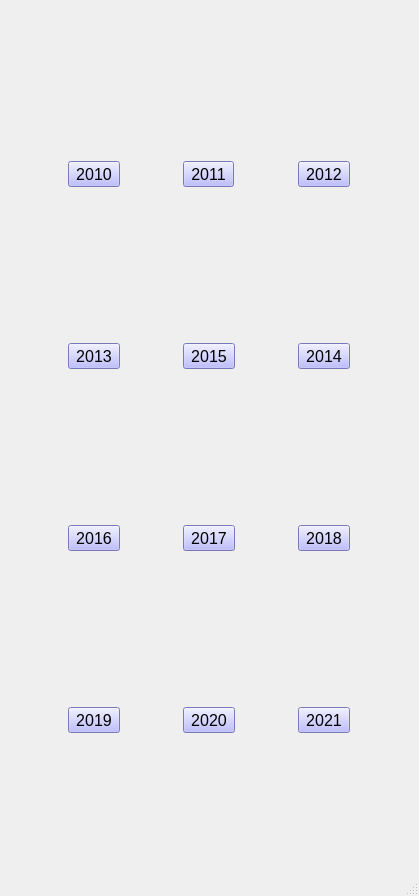
<?xml version="1.0" encoding="UTF-8"?>
<ui version="4.0">
 <class>questionYearDialog</class>
 <widget class="QDialog" name="questionYearDialog">
  <property name="windowModality">
   <enum>Qt::ApplicationModal</enum>
  </property>
  <property name="geometry">
   <rect>
    <x>0</x>
    <y>0</y>
    <width>419</width>
    <height>896</height>
   </rect>
  </property>
  <property name="font">
   <font>
    <pointsize>12</pointsize>
   </font>
  </property>
  <property name="windowTitle">
   <string>Dialog</string>
  </property>
  <property name="styleSheet">
   <string notr="true">#questionYearDialog{border-image: url(:/r4.jpg);}
</string>
  </property>
  <property name="sizeGripEnabled">
   <bool>true</bool>
  </property>
  <property name="modal">
   <bool>true</bool>
  </property>
  <layout class="QGridLayout" name="gridLayout">
   <item row="1" column="2">
    <widget class="QToolButton" name="btn2014">
     <property name="font">
      <font>
       <pointsize>12</pointsize>
      </font>
     </property>
     <property name="styleSheet">
      <string notr="true">background-color: rgb(170, 170, 255);</string>
     </property>
     <property name="text">
      <string>2014</string>
     </property>
    </widget>
   </item>
   <item row="2" column="0">
    <widget class="QToolButton" name="btn2016">
     <property name="font">
      <font>
       <pointsize>12</pointsize>
      </font>
     </property>
     <property name="styleSheet">
      <string notr="true">background-color: rgb(170, 170, 255);</string>
     </property>
     <property name="text">
      <string>2016</string>
     </property>
    </widget>
   </item>
   <item row="2" column="2">
    <widget class="QToolButton" name="btn2018">
     <property name="font">
      <font>
       <pointsize>12</pointsize>
      </font>
     </property>
     <property name="styleSheet">
      <string notr="true">background-color: rgb(170, 170, 255);</string>
     </property>
     <property name="text">
      <string>2018</string>
     </property>
    </widget>
   </item>
   <item row="3" column="1">
    <widget class="QToolButton" name="btn2020">
     <property name="font">
      <font>
       <pointsize>12</pointsize>
      </font>
     </property>
     <property name="styleSheet">
      <string notr="true">background-color: rgb(170, 170, 255);</string>
     </property>
     <property name="text">
      <string>2020</string>
     </property>
    </widget>
   </item>
   <item row="0" column="1">
    <widget class="QToolButton" name="btn2011">
     <property name="font">
      <font>
       <pointsize>12</pointsize>
      </font>
     </property>
     <property name="styleSheet">
      <string notr="true">background-color: rgb(170, 170, 255);</string>
     </property>
     <property name="text">
      <string>2011</string>
     </property>
    </widget>
   </item>
   <item row="0" column="2">
    <widget class="QToolButton" name="btn2012">
     <property name="font">
      <font>
       <pointsize>12</pointsize>
      </font>
     </property>
     <property name="styleSheet">
      <string notr="true">background-color: rgb(170, 170, 255);</string>
     </property>
     <property name="text">
      <string>2012</string>
     </property>
    </widget>
   </item>
   <item row="3" column="2">
    <widget class="QToolButton" name="btn2021">
     <property name="font">
      <font>
       <pointsize>12</pointsize>
      </font>
     </property>
     <property name="styleSheet">
      <string notr="true">background-color: rgb(170, 170, 255);</string>
     </property>
     <property name="text">
      <string>2021</string>
     </property>
    </widget>
   </item>
   <item row="0" column="0">
    <widget class="QToolButton" name="btn2010">
     <property name="font">
      <font>
       <pointsize>12</pointsize>
      </font>
     </property>
     <property name="styleSheet">
      <string notr="true">background-color: rgb(170, 170, 255);</string>
     </property>
     <property name="text">
      <string>2010</string>
     </property>
    </widget>
   </item>
   <item row="1" column="1">
    <widget class="QToolButton" name="btn2015">
     <property name="font">
      <font>
       <pointsize>12</pointsize>
      </font>
     </property>
     <property name="styleSheet">
      <string notr="true">background-color: rgb(170, 170, 255);</string>
     </property>
     <property name="text">
      <string>2015</string>
     </property>
    </widget>
   </item>
   <item row="1" column="0">
    <widget class="QToolButton" name="btn2013">
     <property name="font">
      <font>
       <pointsize>12</pointsize>
      </font>
     </property>
     <property name="styleSheet">
      <string notr="true">background-color: rgb(170, 170, 255);</string>
     </property>
     <property name="text">
      <string>2013</string>
     </property>
    </widget>
   </item>
   <item row="3" column="0">
    <widget class="QToolButton" name="btn2019">
     <property name="font">
      <font>
       <pointsize>12</pointsize>
      </font>
     </property>
     <property name="styleSheet">
      <string notr="true">background-color: rgb(170, 170, 255);</string>
     </property>
     <property name="text">
      <string>2019</string>
     </property>
    </widget>
   </item>
   <item row="2" column="1">
    <widget class="QToolButton" name="btn2017">
     <property name="font">
      <font>
       <pointsize>12</pointsize>
      </font>
     </property>
     <property name="styleSheet">
      <string notr="true">background-color: rgb(170, 170, 255);</string>
     </property>
     <property name="text">
      <string>2017</string>
     </property>
    </widget>
   </item>
  </layout>
 </widget>
 <resources/>
 <connections/>
</ui>
